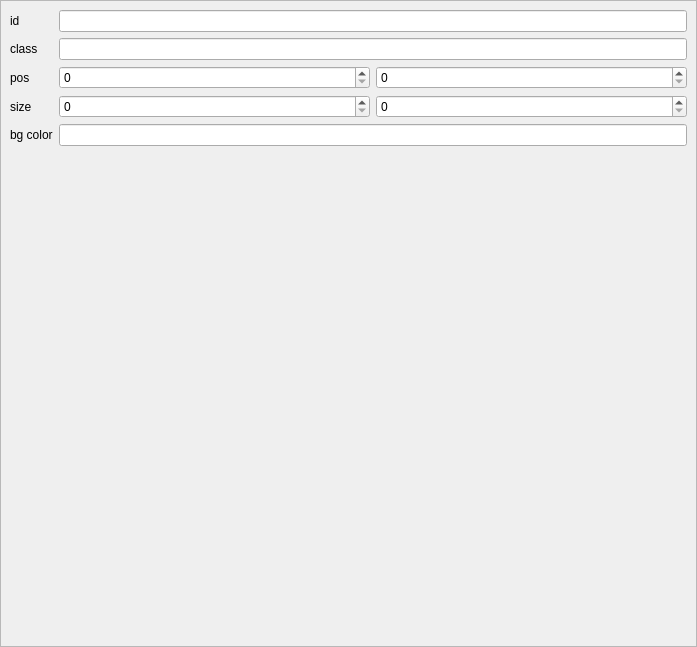
<?xml version="1.0" encoding="UTF-8"?>
<ui version="4.0">
 <class>NLayoutPropEdit</class>
 <widget class="QWidget" name="NLayoutPropEdit">
  <property name="geometry">
   <rect>
    <x>0</x>
    <y>0</y>
    <width>697</width>
    <height>647</height>
   </rect>
  </property>
  <property name="windowTitle">
   <string>Form</string>
  </property>
  <layout class="QHBoxLayout" name="horizontalLayout">
   <property name="leftMargin">
    <number>0</number>
   </property>
   <property name="topMargin">
    <number>0</number>
   </property>
   <property name="rightMargin">
    <number>0</number>
   </property>
   <property name="bottomMargin">
    <number>0</number>
   </property>
   <item>
    <widget class="QScrollArea" name="scrollArea">
     <property name="minimumSize">
      <size>
       <width>0</width>
       <height>400</height>
      </size>
     </property>
     <property name="widgetResizable">
      <bool>true</bool>
     </property>
     <widget class="QWidget" name="scrollAreaWidgetContents">
      <property name="geometry">
       <rect>
        <x>0</x>
        <y>0</y>
        <width>695</width>
        <height>645</height>
       </rect>
      </property>
      <layout class="QGridLayout" name="gridLayout_2">
       <item row="2" column="0">
        <widget class="QLabel" name="label_5">
         <property name="text">
          <string>pos</string>
         </property>
        </widget>
       </item>
       <item row="0" column="1">
        <widget class="QLineEdit" name="idLabel"/>
       </item>
       <item row="0" column="0">
        <widget class="QLabel" name="label_3">
         <property name="text">
          <string>id</string>
         </property>
        </widget>
       </item>
       <item row="3" column="1">
        <layout class="QHBoxLayout" name="horizontalLayout_15">
         <item>
          <widget class="QSpinBox" name="sizeWidthSpinBox">
           <property name="maximum">
            <number>9999</number>
           </property>
          </widget>
         </item>
         <item>
          <widget class="QSpinBox" name="sizeHeightSpinBox">
           <property name="maximum">
            <number>9999</number>
           </property>
          </widget>
         </item>
        </layout>
       </item>
       <item row="2" column="1">
        <layout class="QHBoxLayout" name="horizontalLayout_14">
         <item>
          <widget class="QSpinBox" name="posXSpinBox">
           <property name="maximum">
            <number>9999</number>
           </property>
          </widget>
         </item>
         <item>
          <widget class="QSpinBox" name="posYSpinBox">
           <property name="maximum">
            <number>9999</number>
           </property>
          </widget>
         </item>
        </layout>
       </item>
       <item row="3" column="0">
        <widget class="QLabel" name="label_6">
         <property name="text">
          <string>size</string>
         </property>
        </widget>
       </item>
       <item row="4" column="0">
        <widget class="QLabel" name="label_7">
         <property name="text">
          <string>bg color</string>
         </property>
        </widget>
       </item>
       <item row="4" column="1">
        <widget class="QLineEdit" name="bgColorLabel"/>
       </item>
       <item row="5" column="1">
        <spacer name="verticalSpacer_2">
         <property name="orientation">
          <enum>Qt::Vertical</enum>
         </property>
         <property name="sizeHint" stdset="0">
          <size>
           <width>20</width>
           <height>40</height>
          </size>
         </property>
        </spacer>
       </item>
       <item row="1" column="0">
        <widget class="QLabel" name="label_4">
         <property name="text">
          <string>class</string>
         </property>
        </widget>
       </item>
       <item row="1" column="1">
        <widget class="QLineEdit" name="classLabel"/>
       </item>
      </layout>
     </widget>
    </widget>
   </item>
  </layout>
 </widget>
 <resources/>
 <connections/>
</ui>
